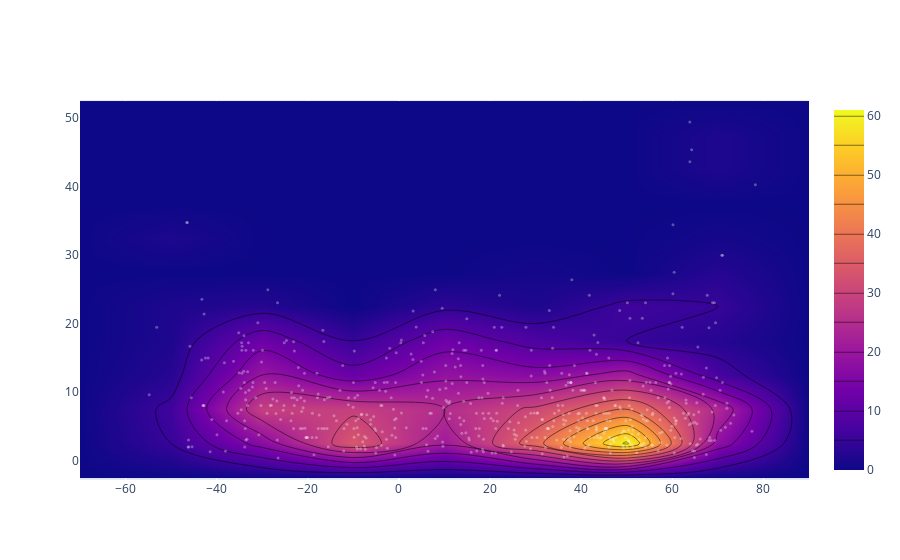

Notebook code for this chart:
### Markdown cell above
#### Latitude vs. Wind Speed Plot

### Code cell
y_4 = c_df['Wind Speed']

iplot([go.Histogram2dContour(x = x, y = y_4, contours = dict(coloring = 'heatmap')),
       go.Scatter(x = x, y = y_4, mode = 'markers', marker = dict(color = 'white', size = 3, opacity = 0.3))], show_link = False)

#Save and Show Figure
# plt.savefig('lat_vs_wind_speed_PLOTLY.png')

### Figure 1 — Plotly figure (JSON) as saved in the notebook; plotly's stock layout.template omitted (floating-point values rounded to 4 significant figures; data arrays with more than 128 entries replaced by an {"elided": "..."} marker saying what was removed)
{"data": [{"autocontour": true, "contours": {"coloring": "heatmap", "end": 60, "size": 5, "start": 5}, "type": "histogram2dcontour", "x": {"elided": "560 float values"}, "y": {"elided": "560 float values"}}, {"marker": {"color": "white", "opacity": 0.3, "size": 3}, "mode": "markers", "type": "scatter", "x": {"elided": "560 float values"}, "y": {"elided": "560 float values"}}], "layout": {"autosize": true, "xaxis": {"autorange": true, "range": [-70, 90], "type": "linear"}, "yaxis": {"autorange": true, "range": [-3.036, 52.86], "type": "linear"}}}
